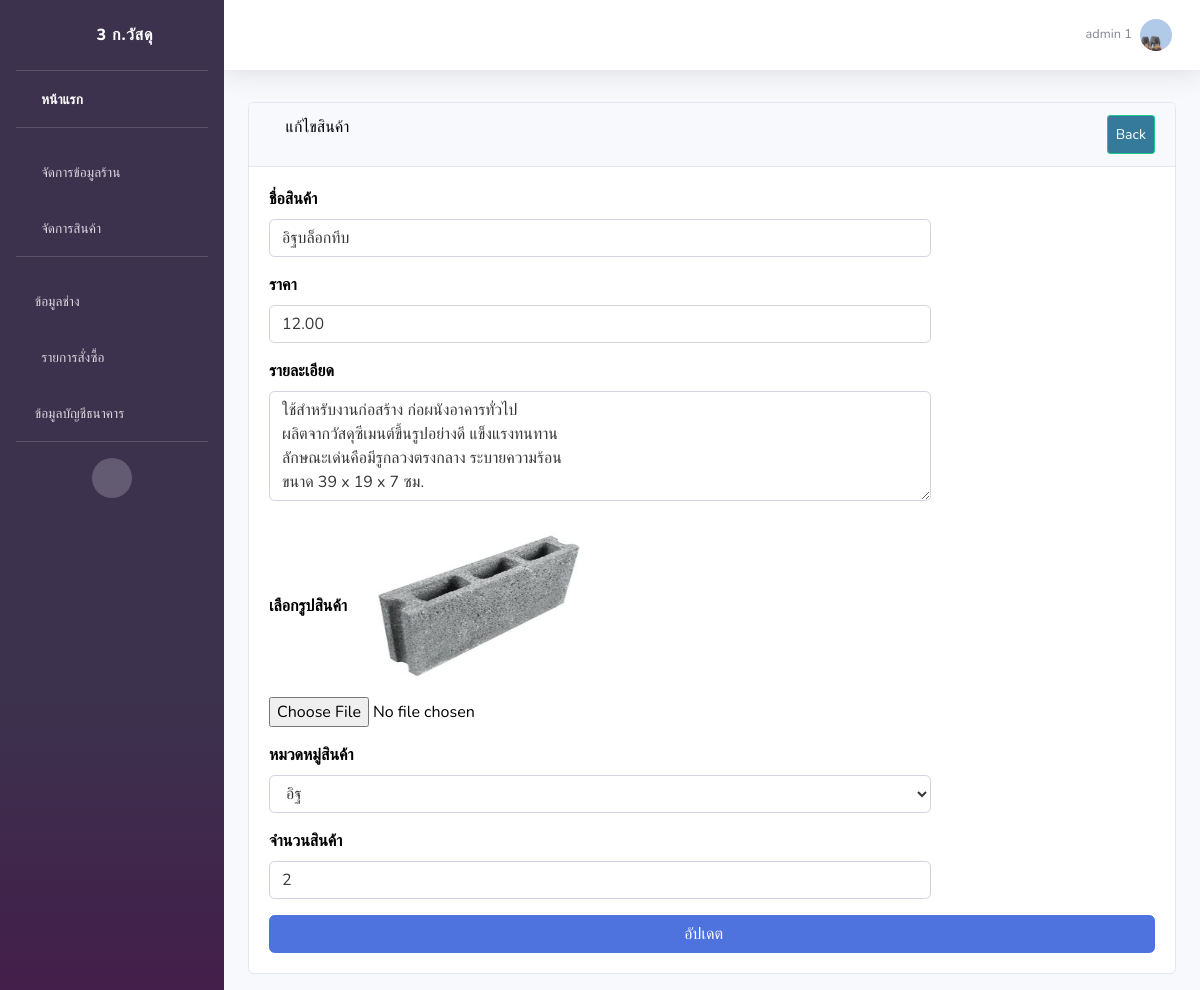
Page /editproduct/1/ (signed in) on the committed database.
### api/models.py (models this page shows, shortened)
class Users(AbstractUser):
    first_name = models.CharField(max_length=100,default=' ',verbose_name = 'ชื่อ')
    last_name = models.CharField(max_length=100,default=' ',verbose_name = 'นามสกุล')
    email = models.CharField(max_length=50,default=' ',verbose_name = 'อีเมล')
    phone = models.CharField(max_length=100,default=' ',verbose_name = 'เบอร์โทรศัพท์')
    avatar = models.ImageField(upload_to='images/users/', default='images/users/no-img.png' ,verbose_name = 'รูปโปรไฟล์')
    password = models.CharField(max_length=500,default=' ')

class Product(models.Model):
    name = models.CharField(max_length=1000,default=' ',verbose_name = 'ชื่อสินค้า')
    price = models.DecimalField(max_digits=7, decimal_places=2)
    product_detail = models.TextField(max_length=10000,default=' ',verbose_name = 'รายละเอียดสินค้า')
    product_img = models.ImageField(upload_to='images/product/', default='images/product/no-img.png' ,verbose_name = 'รูปสินค้า')
    product_type = models.ForeignKey(Product_Type,on_delete=models.CASCADE,verbose_name = 'หมวดหมู่สินค้า') #หมวดหมู่สินค้า
    quantity = models.IntegerField(verbose_name = 'จำนวนสินค้า') #จำนวนสินค้า
    received_quantity = models.IntegerField(default = 0, null = True, blank = True) #ตัวแปรเพิ่มจำนวนสินค้าในสต๊อก
    quantityS = models.IntegerField(default = 0, null = True, blank = True)
    class Meta:
        verbose_name = 'สินค้า'

### api/views.py (the view)
# urls.py: path('editproduct/<int:id>/', views.editproduct),
def editproduct(request, id=0):
    product = Product.objects.get(pk=id)
    product_types = Product_Type.objects.all()
    if request.method == 'POST':
        form = ProductForm(request.POST, request.FILES, instance=product)
        if form.is_valid():
            form.save()
            return redirect('/product')
        else:
            print("==== form.errors ====")
            print(form.errors)
    else:
        form = ProductForm(product)
    return render(request, 'api/editproduct.html' ,{
        'form': form,
        'product': product,
        'product_types': product_types,
    })

### api/forms.py
class ProductForm(forms.ModelForm):
    class Meta:
        model = Product
        fields = [  'name','price', 'product_detail', 'product_img','product_type','quantity' ]

### api/templates/api/editproduct.html (shortened to what this page needs)
{% extends 'api/base.html' %}
{% block content %}
<div id="content-wrapper">
  <div class="container-fluid">
      <div class="card mb-3">
          <div class="card-header">
              <i class="fas fa-table"></i>
              แก้ไขสินค้า
              <a  class="btn btn-sm btn-success" href="/product" style="padding: 8px; float: right; background-color: rgb(53, 122, 155); color: white;">Back</a>
          </div>
          <div class="card-body">
            <form class="form-horizontal" action="/editproduct/{{ product.id }}/" method="POST"  enctype="multipart/form-data">
              <div class="form-group">
                  <div class="form-row">
                      <div class="col-md-9">
                          <div class="form-label-group">
                            <label for="name"><b>ชื่อสินค้า</b></label>
                            <input type="text" class="form-control" placeholder="กรุณากรอกชื่อสินค้า" name="name" value="{{ product.name }}"  required>
                          </div>
                      </div>
                  </div>
              </div>
              <div class="form-group">
                <div class="form-row">
                    <div class="col-md-9">
                        <div class="form-label-group">
                          <label for="price"><b>ราคา</b></label>
                          <input type="number" class="form-control" placeholder="กรุณากรอกราคา" name="price" value="{{ product.price }}" required>
                        </div>
                    </div>
                </div>
            </div>
            <div class="form-group">
              <div class="form-row">
                  <div class="col-md-9">
                      <div class="form-label-group">
                        <label for="product_detail"><b>รายละเอียด</b></label>
                              <textarea type="text" class="form-control" rows="4"  placeholder="กรุณากรอกราคา" name="product_detail" value="{{ product.product_detail }}" required>{{ product.product_detail }}</textarea>
                      </div>
                  </div>
              </div>
          </div>
          <div class="form-group">
            <div class="form-row">
                <div class="col-md-9">
                    <div class="form-label-group">
                      <label for="exampleInputFile"><b>เลือกรูปสินค้า</b></label>
                      <img src="/media/{{product.product_img}}" class="img-rounded" alt="img" width="250" height="180">
                      <input type="file" class="form-control-file" name="product_img" id="exampleInputFile" aria-describedby="fileHelp">
                    </div>
                </div>
            </div>
        </div>
        <div class="form-group">
          <div class="form-row">
              <div class="col-md-9">
                  <div class="form-label-group">
                    <label for="exampleSelect1"><b>หมวดหมู่สินค้า</b></label>
                    <select class="form-control" id="Select" name="product_type" required>
                      {% for c in product_types %}
                      {% if c == product.product_type %}
                      <option value="{{c.id}}" selected>{{ c.product_type }}</option>
                      {% else %}
                      <option value="{{c.id}}">{{ c.product_type }}</option>
                      {% endif %}
                      {% endfor %}
                    </select>
                  </div>
              </div>
          </div>
      </div>
        <div class="form-group">
          <div class="form-row">
              <div class="col-md-9">
                  <div class="form-label-group">
                    <label for="quantity"><b>จำนวนสินค้า</b></label>
                    <input type="number" class="form-control" placeholder="กรุณากรอกจำนวนสินค้า" name="quantity" value="{{ product.quantity }}" required>
                  </div>
              </div>
          </div>
      </div>
              <button class="btn btn-primary btn-block" type="submit">อัปเดต &nbsp;&nbsp;&nbsp;</button>
          </form>
          </div>
      </div>
  </div>
</div>
{% endblock %}

### api/templates/api/base.html (shortened to what this page needs)
<!DOCTYPE html>
{% load static %}
<html lang="en">
<head>
    <link href="{% static 'api/vendor/fontawesome-free/css/all.min.css'%}" rel="stylesheet" type="text/css">
    <link href="{% static 'api/css/sb-admin-2.min.css'%}" rel="stylesheet">
</head>
<body id="page-top">
    <div id="wrapper">
        {% if request.user.is_superuser %}
        <ul class="navbar-nav bg-gradient-primary sidebar sidebar-dark accordion" id="accordionSidebar">
            <a class="sidebar-brand d-flex align-items-center justify-content-center" href="">
                <div class="sidebar-brand-icon rotate-n-15">
                    <i class="fas fa-laugh-wink"></i>
                </div>
                <div class="sidebar-brand-text mx-3"> 3 ก.วัสดุ</div>
            </a>
            <hr class="sidebar-divider my-0">
            <li class="nav-item active">
                <a class="nav-link" href="/">
                    <i class="fas fa-fw fa-tachometer-alt"></i>
                    <span>หน้าแรก</span></a>
            </li>
            <hr class="sidebar-divider">
            <li class="nav-item ">
                <a class="nav-link" href="/store">
                    <i class="fas fa-fw fa-tachometer-alt"></i>
                    <span>จัดการข้อมูลร้าน</span></a>
            </li>
            <li class="nav-item">
                <a class="nav-link collapsed" href="#" data-toggle="collapse" data-target="#collapseTwo"
                    aria-expanded="true" aria-controls="collapseTwo">
                    <i class="fas fa-fw fa-cog"></i>
                    <span>จัดการสินค้า</span>
                </a>
            </li>
            <hr class="sidebar-divider">
            <li class="nav-item">
                <a class="nav-link collapsed" href="#" data-toggle="collapse" data-target="#collapseUtilities"
                    aria-expanded="true" aria-controls="collapseUtilities">
                    <i class="fa fa-list-alt"></i>
                    <span>ข้อมูลช่าง</span>
                </a>
            </li>
            <li class="nav-item">
                <a class="nav-link" href="/orderAll">
                    <i class="fas fa-fw fa-wrench"></i>
                    <span>รายการสั่งซื้อ</span></a>
            </li>
            <li class="nav-item">
                <a class="nav-link collapsed" href="#" data-toggle="collapse" data-target="#collapsePages"
                    aria-expanded="true" aria-controls="collapsePages">
                    <i class="fa fa-list-alt"></i>
                    <span>ข้อมูลบัญชีธนาคาร</span>
                </a>
            </li>
            <hr class="sidebar-divider d-none d-md-block">
            <div class="text-center d-none d-md-inline">
                <button class="rounded-circle border-0" id="sidebarToggle"></button>
            </div>
        </ul>
        <div id="content-wrapper" class="d-flex flex-column">
            <div id="content">
                <nav class="navbar navbar-expand navbar-light bg-white topbar mb-4 static-top shadow">
                    <ul class="navbar-nav ml-auto">
                        <li class="nav-item dropdown no-arrow">
                            <a class="nav-link dropdown-toggle" href="#" id="userDropdown" role="button"
                                data-toggle="dropdown" aria-haspopup="true" aria-expanded="false">
                                <span class="mr-2 d-none d-lg-inline text-gray-600 small">  {{user.first_name}}  {{user.last_name}}  </span>
                                <img class="img-profile rounded-circle"
                                src="{{user.avatar.url}} ">
                            </a>
                        </li>
                    </ul>
                </nav>
                <div class="mt-2 pt-2">
                    </div>
                {% block content %}
                {% endblock %}
        </div>   {% endif %}
    </div>
</body>
</html>

### api/templates/api/editproduct.html (style rules this page uses)
body { margin: 0; font-family: Nunito,-apple-system,BlinkMacSystemFont,"Segoe UI",Roboto,"Helvetica Neue",Arial,sans-serif,"Apple Color Emoji","Segoe UI Emoji","Segoe UI Symbol","Noto Color Emoji"; font-size: 1rem; font-weight: 400; line-height: 1.5; color: #000000; text-align: left; }
.form-control { display: block; width: 100%; height: calc(1.5em + .75rem + 2px); padding: .375rem .75rem; font-size: 1rem; font-weight: 400; line-height: 1.5; color: #38383a; background-color: #fff; background-clip: padding-box; border: 1px solid #d1d3e2; border-radius: .35rem; transition: border-color .15s ease-in-out,box-shadow .15s ease-in-out; }

### rows in the picture
Users: first_name "admin", last_name "1", avatar (picture)
Product: name "อิฐบล็อกทึบ", price "12.00", product_detail "ใช้สำหรับงานก่อสร้าง ก่อผนังอาคารทั่วไป ผลิตจากวัสดุซีเมนต์ขึ้นรูปอย่างดี แข็งแรงทนทาน ลักษณะเด่นคือมีรูกลวงตรงกลาง ระบายความร้อน ขนาด 39 x 19 x 7 ซม.", product_img (picture), quantity "2"

### other values in the picture
form field product_type "อิฐ"
